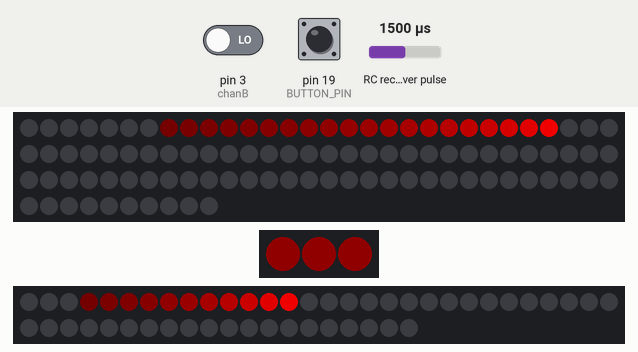
Simulated run of this sketch. Board: Arduino Uno, built with avr-gcc and run on an emulated ATmega328P. Parts: 100 RGB LEDs in strip order, left to right, continuing on the next row, 3 RGB LEDs in strip order, left to right, 50 RGB LEDs in strip order, left to right, continuing on the next row. Wiring (inferred from the names in the program): RC receiver channel: data pin 2. Inputs (shaded band) come from the test bench; at power-on: RC receiver pulse 1500 µs, pin 3 (chanB) LOW, pin 19 (BUTTON_PIN) HIGH. Dim RGB values are drawn brighter than linear.

Above: at 1.28 s.
1.3 s: RC receiver pulse (sensor on pin 2) set to 1020 µs
At 2.69 s:
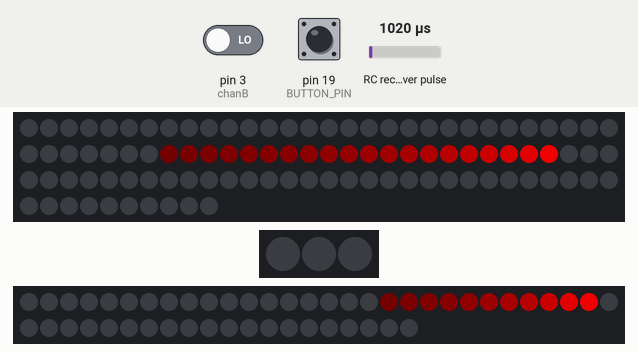
2.9 s: pin 3 (chanB) driven HIGH
At 3.02 s:
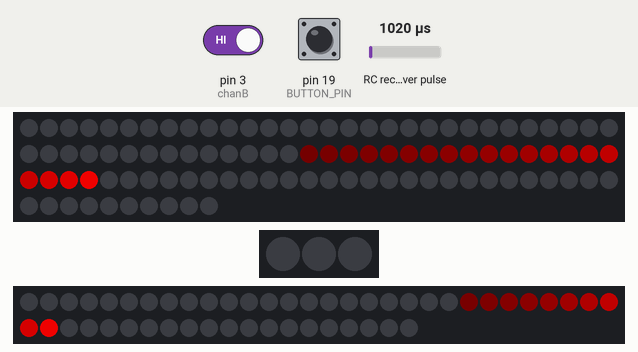
4.4 s: pin 19 (BUTTON_PIN) pulled LOW for 0.15 s
At 4.48 s:
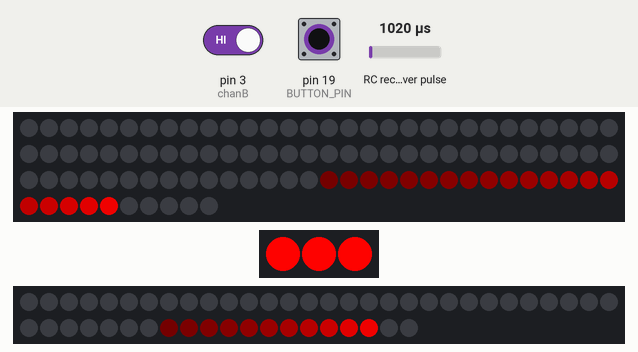
5.1 s: pin 19 (BUTTON_PIN) pulled LOW for 1 s
At 5.14 s:
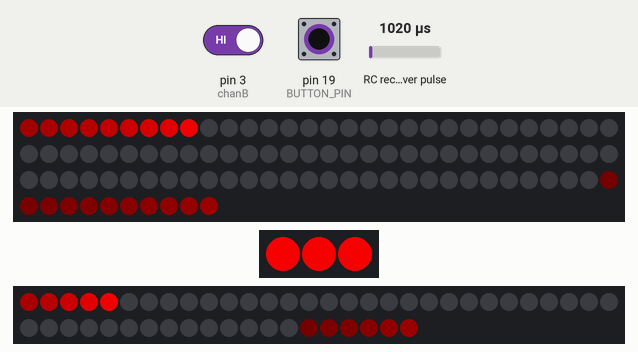
6.7 s: RC receiver pulse (sensor on pin 2) set to 1500 µs
8.6 s: pin 3 (chanB) driven LOW
At 9.01 s:
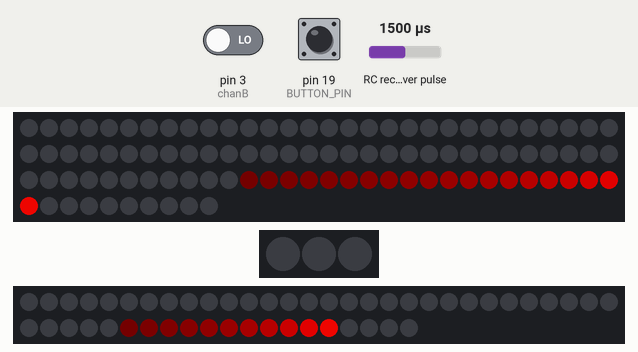
Timing chart, 0 to 11.5 s (numbered marks = the images above; inputs shaded):
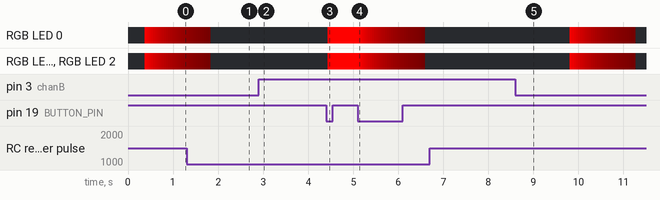

The sketch:

clock.ino
```cpp
#include "FastLED.h"
#include "alarmClock.h"

#define versionString "Roto - [Discovery World Energy] [Cycle to Power]"
#define COLOR_ORDER RGB


uint32_t ledCounter = 0;

//PINS
uint8_t const DATA_PIN_OUTER = 9;
uint8_t const DATA_PIN_MID = 10;
uint8_t const DATA_PIN_INNER = 8;
uint8_t const BUTTON_PIN = 19;
uint32_t const chanA = 2;
uint32_t const chanB = 3;

// LED PARAMETERS
uint8_t const QUADRANT = 4;
uint32_t const NUM_LEDS_OUTER = 25 * QUADRANT;
uint32_t const NUM_LEDS_MID = 3;
uint32_t const NUM_LEDS_INNER = NUM_LEDS_OUTER / 2;

// COLOR PARAMETERS
uint32_t const MAX_COLORVAL = 360;
uint32_t const MIN_COLORVAL = 0;
uint32_t const satVal = 255;
uint32_t const brightVal = 255;
uint32_t const SENSITIVITY = 20;
uint32_t colorVal = 0; //HSV value {0,100}
uint32_t colorCounter = 0;

//Global Obj. Definitions.
CRGB leds_outer[NUM_LEDS_OUTER];
CRGB leds_mid[NUM_LEDS_MID];
CRGB leds_inner[NUM_LEDS_INNER];

//prototypes
void lightRoutine();

//alarm Clocks
alarmClock ledClk = alarmClock(lightRoutine);

//timers
uint32_t ledTimer = 40;


//switches
boolean midFade = true;
boolean buttonPressed = false;

void setup() {
		Serial.begin(9600);
		pinMode(BUTTON_PIN, INPUT);
		FastLED.addLeds<WS2811, DATA_PIN_OUTER, COLOR_ORDER>(leds_outer, NUM_LEDS_OUTER);
		FastLED.addLeds<WS2811, DATA_PIN_MID, COLOR_ORDER>(leds_mid, NUM_LEDS_MID);
		FastLED.addLeds<WS2811, DATA_PIN_INNER,COLOR_ORDER>(leds_inner, NUM_LEDS_INNER);
		attachInterrupt(digitalPinToInterrupt(2),changeColor,CHANGE);
}

void changeColor(){
		if (digitalRead(chanA) != digitalRead(chanB)){
				if (colorVal < MAX_COLORVAL){
						colorVal++;
				}
		}
		else{
				if (colorVal > MIN_COLORVAL){
						colorVal--;
				}
		}
}

void lightMiddle(int i){
		int counter = 1;//in case middle needs to split up into sections;
		if (i == 7){//this will be some sectioned unit (sorry for shitty math);
				for (byte j = 0; j < NUM_LEDS_MID / counter; j++){
						leds_mid[j].setHSV(colorVal,satVal,brightVal);
				}
		}
}

void fade(){
		fadeToBlackBy(leds_inner, NUM_LEDS_INNER, 50);
		fadeToBlackBy(leds_outer, NUM_LEDS_OUTER, 50);
		if (midFade){
				fadeToBlackBy(leds_mid, NUM_LEDS_MID, 30);
		}
}

void setColor(){
		leds_outer[ledCounter].setHSV(colorVal,satVal,brightVal);
		leds_inner[ledCounter/2].setHSV(colorVal,satVal,brightVal);
		lightMiddle(ledCounter);
}

void lightRoutine(){
		setColor();
		fade();
		ledCounter = (ledCounter + 1) % NUM_LEDS_OUTER;
		FastLED.show();
}

void readButt(){ //lel =^.^=
		if (digitalRead(BUTTON_PIN) == LOW && !buttonPressed){
				buttonPressed = true;
				midFade = !midFade;
		}
		else if (digitalRead(BUTTON_PIN) == HIGH && buttonPressed){
				buttonPressed = false;
		}
		if (midFade == false){
				lightMiddle(7);
		}
}

void alarmClockRoutine(){
		if (ledClk.isSet()){
				ledClk.poll();
		}
		else{
				ledClk.setAlarm(ledTimer);
		}
}

void loop(){
		readButt();
		alarmClockRoutine();
}
```
